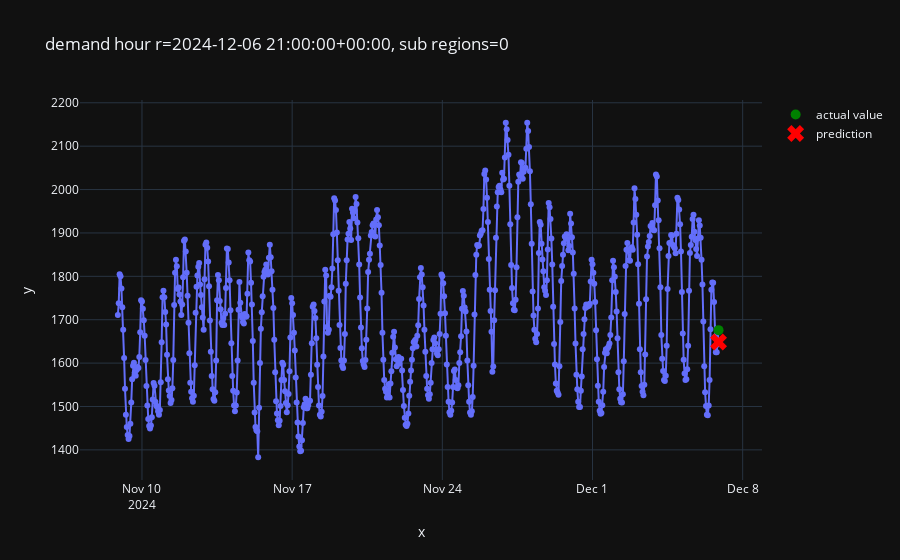

Notebook code cell kept with this figure:
### Code cell
#plot the result
from src.plot import plot_one_sample

plot_one_sample(
    example_id=1,
    features=X_test,
    targets=y_test,
    predictions=pd.Series(predictions)
)

### Figure 1 — Plotly figure (JSON) as saved in the notebook; plotly's stock layout.template omitted (floating-point values rounded to 4 significant figures; data arrays with more than 128 entries replaced by an {"elided": "..."} marker saying what was removed)
{"data": [{"hovertemplate": "x=%{x}<br>y=%{y}<extra></extra>", "legendgroup": "", "line": {"color": "#636efa", "dash": "solid"}, "marker": {"symbol": "circle"}, "mode": "lines+markers", "name": "", "orientation": "v", "showlegend": false, "type": "scatter", "x": {"elided": "673 str values"}, "xaxis": "x", "y": {"elided": "673 int values"}, "yaxis": "y"}, {"line": {"color": "green"}, "marker": {"size": 10}, "mode": "markers", "name": "actual value", "type": "scatter", "x": ["2024-12-06T21:00:00+00:00"], "y": [1676]}, {"line": {"color": "red"}, "marker": {"size": 15, "symbol": "x"}, "mode": "markers", "name": "prediction", "type": "scatter", "x": ["2024-12-06T21:00:00+00:00"], "y": [1649.0]}], "layout": {"legend": {"tracegroupgap": 0}, "title": {"text": "demand hour r=2024-12-06 21:00:00+00:00, sub regions=0"}, "xaxis": {"anchor": "y", "domain": [0, 1], "title": {"text": "x"}}, "yaxis": {"anchor": "x", "domain": [0, 1], "title": {"text": "y"}}}}
